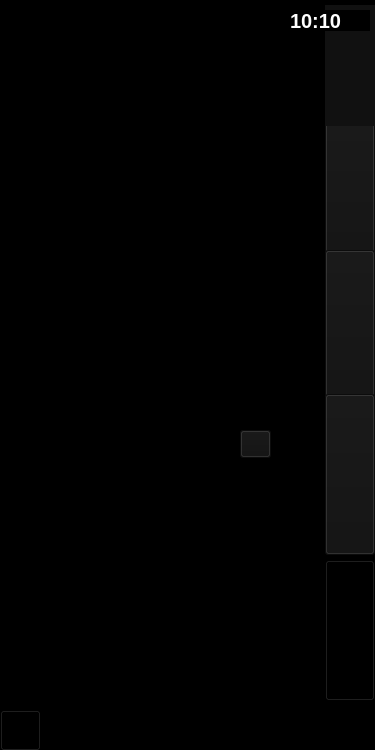
<?xml version="1.0" encoding="UTF-8"?>
<ui version="4.0">
 <class>MainWindow</class>
 <widget class="QMainWindow" name="MainWindow">
  <property name="geometry">
   <rect>
    <x>0</x>
    <y>0</y>
    <width>375</width>
    <height>750</height>
   </rect>
  </property>
  <property name="windowTitle">
   <string>MainWindow</string>
  </property>
  <property name="styleSheet">
   <string notr="true">background-color: rgb(0, 0, 0);</string>
  </property>
  <widget class="QWidget" name="centralwidget">
   <widget class="QPushButton" name="pushButton">
    <property name="geometry">
     <rect>
      <x>325</x>
      <y>120</y>
      <width>50</width>
      <height>141</height>
     </rect>
    </property>
    <property name="styleSheet">
     <string notr="true">background-color: rgb(17, 17, 17);
background-image: url(:/newPrefix/livingroom173.png);</string>
    </property>
    <property name="text">
     <string/>
    </property>
   </widget>
   <widget class="QPushButton" name="pushButton_2">
    <property name="geometry">
     <rect>
      <x>325</x>
      <y>250</y>
      <width>50</width>
      <height>151</height>
     </rect>
    </property>
    <property name="styleSheet">
     <string notr="true">background-color: rgb(17, 17, 17);
background-image: url(:/newPrefix/bedroom17.png);</string>
    </property>
    <property name="text">
     <string/>
    </property>
   </widget>
   <widget class="QPushButton" name="pushButton_3">
    <property name="geometry">
     <rect>
      <x>325</x>
      <y>394</y>
      <width>50</width>
      <height>161</height>
     </rect>
    </property>
    <property name="styleSheet">
     <string notr="true">background-color: rgb(17, 17, 17);
background-image: url(:/newPrefix/kitchen17.png);</string>
    </property>
    <property name="text">
     <string/>
    </property>
   </widget>
   <widget class="QPushButton" name="pushButton_4">
    <property name="geometry">
     <rect>
      <x>325</x>
      <y>560</y>
      <width>50</width>
      <height>141</height>
     </rect>
    </property>
    <property name="styleSheet">
     <string notr="true">image: url(:/newPrefix/diner0.png);</string>
    </property>
    <property name="text">
     <string/>
    </property>
   </widget>
   <widget class="QLabel" name="label">
    <property name="geometry">
     <rect>
      <x>325</x>
      <y>5</y>
      <width>50</width>
      <height>121</height>
     </rect>
    </property>
    <property name="styleSheet">
     <string notr="true">background-color: rgb(17, 17, 17);</string>
    </property>
    <property name="text">
     <string/>
    </property>
   </widget>
   <widget class="QLabel" name="label_2">
    <property name="geometry">
     <rect>
      <x>325</x>
      <y>710</y>
      <width>50</width>
      <height>41</height>
     </rect>
    </property>
    <property name="text">
     <string/>
    </property>
   </widget>
   <widget class="QCheckBox" name="checkBox">
    <property name="geometry">
     <rect>
      <x>60</x>
      <y>135</y>
      <width>90</width>
      <height>135</height>
     </rect>
    </property>
    <property name="styleSheet">
     <string notr="true">QCheckBox::indicator:checked{
	
	
	image: url(:/newPrefix/lightbulboff.png);
}

QCheckBox::indicator:unchecked{
	
	image: url(:/newPrefix/lightbulbon.png);

}
</string>
    </property>
    <property name="text">
     <string>CheckBox</string>
    </property>
   </widget>
   <widget class="QCheckBox" name="checkBox_2">
    <property name="geometry">
     <rect>
      <x>190</x>
      <y>135</y>
      <width>90</width>
      <height>135</height>
     </rect>
    </property>
    <property name="styleSheet">
     <string notr="true">QCheckBox::indicator:checked{
	
	
	image: url(:/newPrefix/musicoff1.png);
}

QCheckBox::indicator:unchecked{
	
	image: url(:/newPrefix/musicon1.png);


}</string>
    </property>
    <property name="text">
     <string>CheckBox</string>
    </property>
   </widget>
   <widget class="QCheckBox" name="checkBox_3">
    <property name="geometry">
     <rect>
      <x>60</x>
      <y>335</y>
      <width>90</width>
      <height>135</height>
     </rect>
    </property>
    <property name="styleSheet">
     <string notr="true">QCheckBox::indicator:checked{
	
	
	
	image: url(:/newPrefix/tivioff1.png);
}

QCheckBox::indicator:unchecked{
	
	
	image: url(:/newPrefix/tivioff2.png);

}</string>
    </property>
    <property name="text">
     <string>CheckBox</string>
    </property>
   </widget>
   <widget class="QCheckBox" name="checkBox_4">
    <property name="geometry">
     <rect>
      <x>190</x>
      <y>335</y>
      <width>90</width>
      <height>135</height>
     </rect>
    </property>
    <property name="styleSheet">
     <string notr="true">QCheckBox::indicator:checked{
	
	image: url(:/newPrefix/filmoff.png);
}

QCheckBox::indicator:unchecked{
	
	
	image: url(:/newPrefix/filmon.png);

}</string>
    </property>
    <property name="text">
     <string>CheckBox</string>
    </property>
   </widget>
   <widget class="QCheckBox" name="checkBox_5">
    <property name="geometry">
     <rect>
      <x>60</x>
      <y>535</y>
      <width>90</width>
      <height>135</height>
     </rect>
    </property>
    <property name="styleSheet">
     <string notr="true">QCheckBox::indicator:checked{
	
	image: url(:/newPrefix/arioff.png);
}

QCheckBox::indicator:unchecked{
	
	image: url(:/newPrefix/airon.png);
}</string>
    </property>
    <property name="text">
     <string>CheckBox</string>
    </property>
   </widget>
   <widget class="QPushButton" name="pushButton_5">
    <property name="geometry">
     <rect>
      <x>0</x>
      <y>710</y>
      <width>41</width>
      <height>41</height>
     </rect>
    </property>
    <property name="styleSheet">
     <string notr="true">
background-image: url(:/newPrefix/trove.png);</string>
    </property>
    <property name="text">
     <string/>
    </property>
   </widget>
   <widget class="QWidget" name="widget" native="true">
    <property name="geometry">
     <rect>
      <x>250</x>
      <y>10</y>
      <width>120</width>
      <height>21</height>
     </rect>
    </property>
    <widget class="QLabel" name="label_3">
     <property name="geometry">
      <rect>
       <x>40</x>
       <y>-10</y>
       <width>91</width>
       <height>41</height>
      </rect>
     </property>
     <property name="font">
      <font>
       <pointsize>15</pointsize>
       <weight>75</weight>
       <bold>true</bold>
      </font>
     </property>
     <property name="styleSheet">
      <string notr="true">color: rgb(0, 0, 0);
color: rgb(255, 255, 255);
border-radius:5px;
background-position:center;
background-repeat:no-repeat;
</string>
     </property>
     <property name="text">
      <string>10:10</string>
     </property>
    </widget>
   </widget>
   <widget class="QPushButton" name="pushButton_6">
    <property name="geometry">
     <rect>
      <x>240</x>
      <y>430</y>
      <width>31</width>
      <height>28</height>
     </rect>
    </property>
    <property name="styleSheet">
     <string notr="true">background-color: rgb(17, 17, 17);</string>
    </property>
    <property name="text">
     <string/>
    </property>
   </widget>
  </widget>
 </widget>
 <resources>
  <include location="buttonn.qrc"/>
 </resources>
 <connections/>
</ui>
